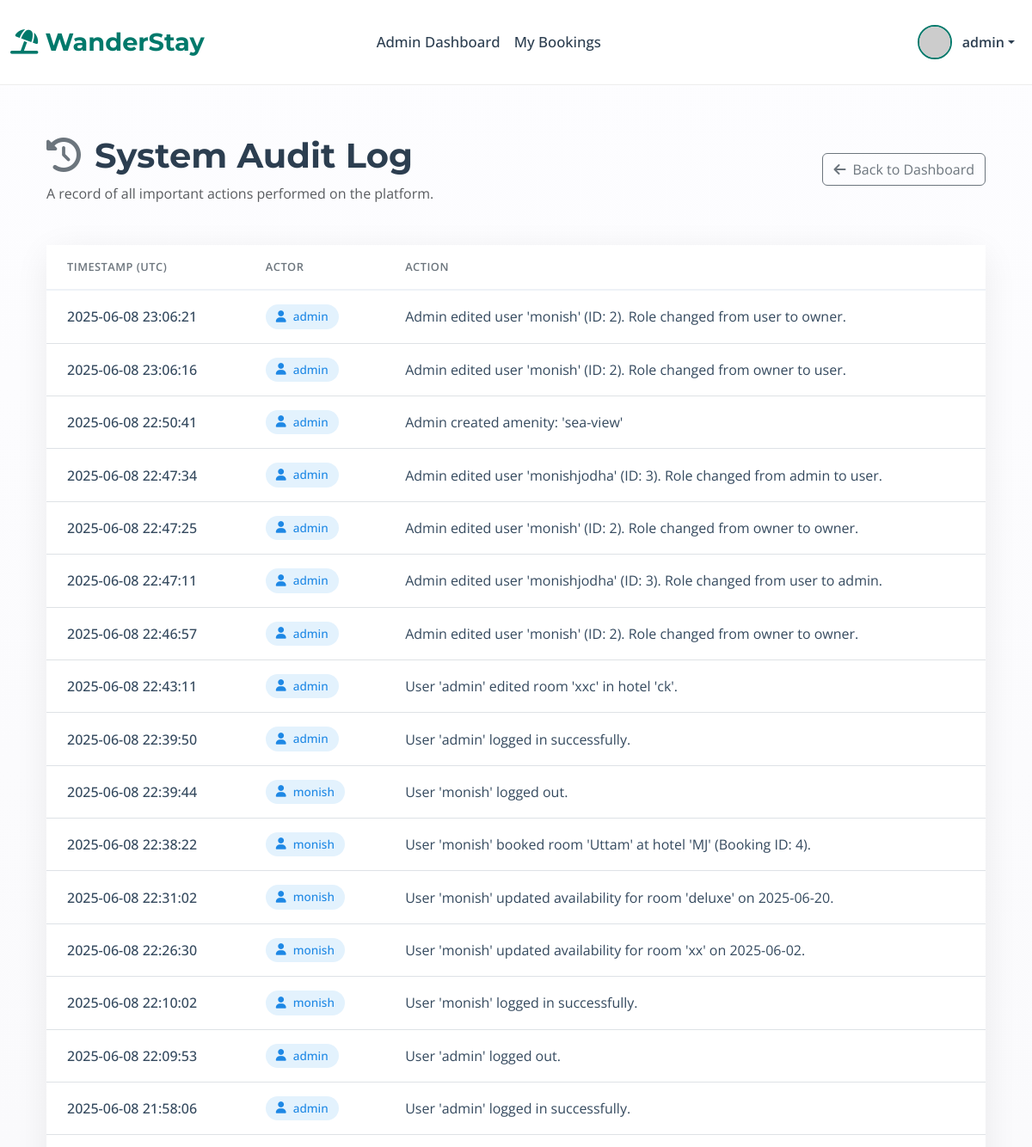
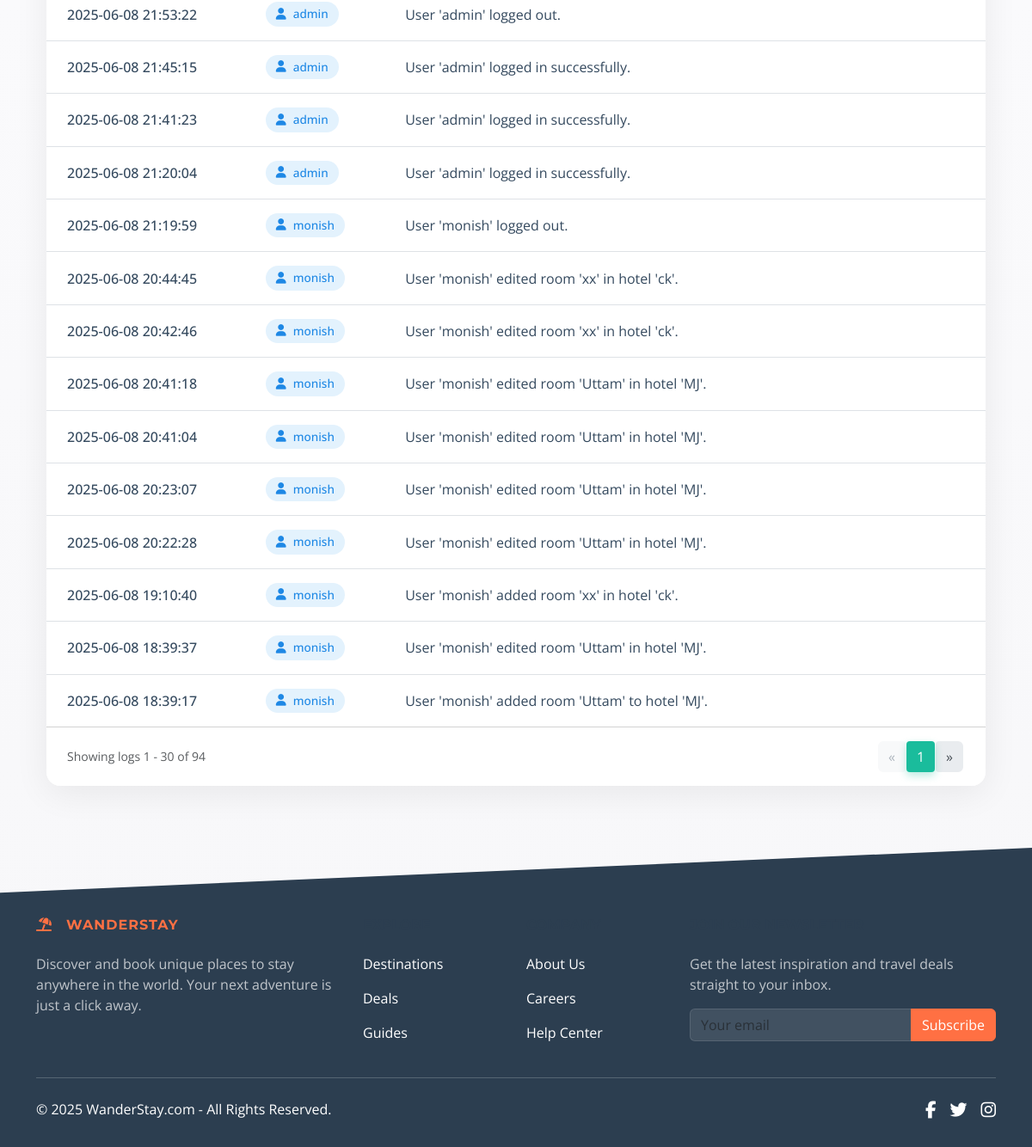
The app's page /admin/audit_log (signed in), older data (2 pictures, top to bottom).
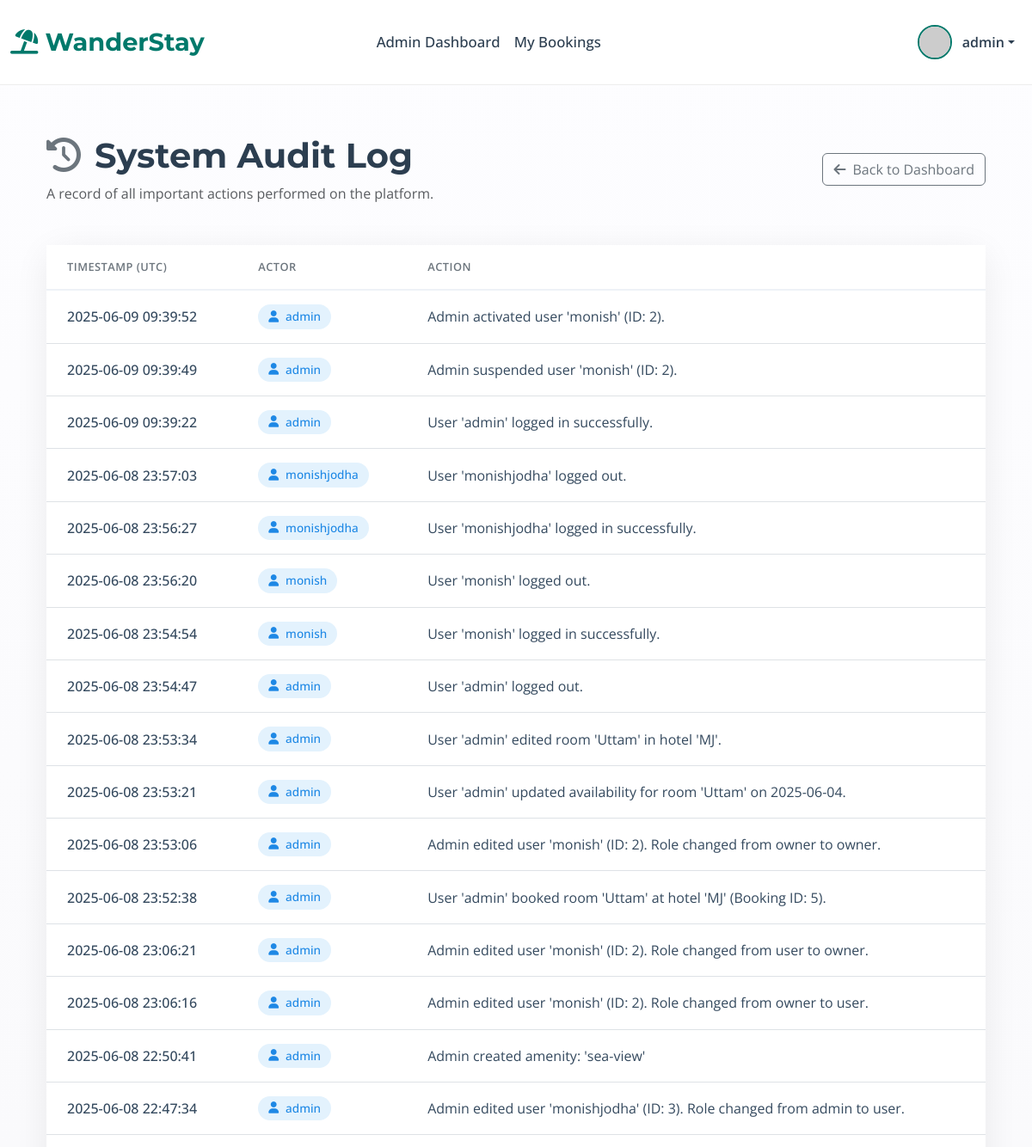
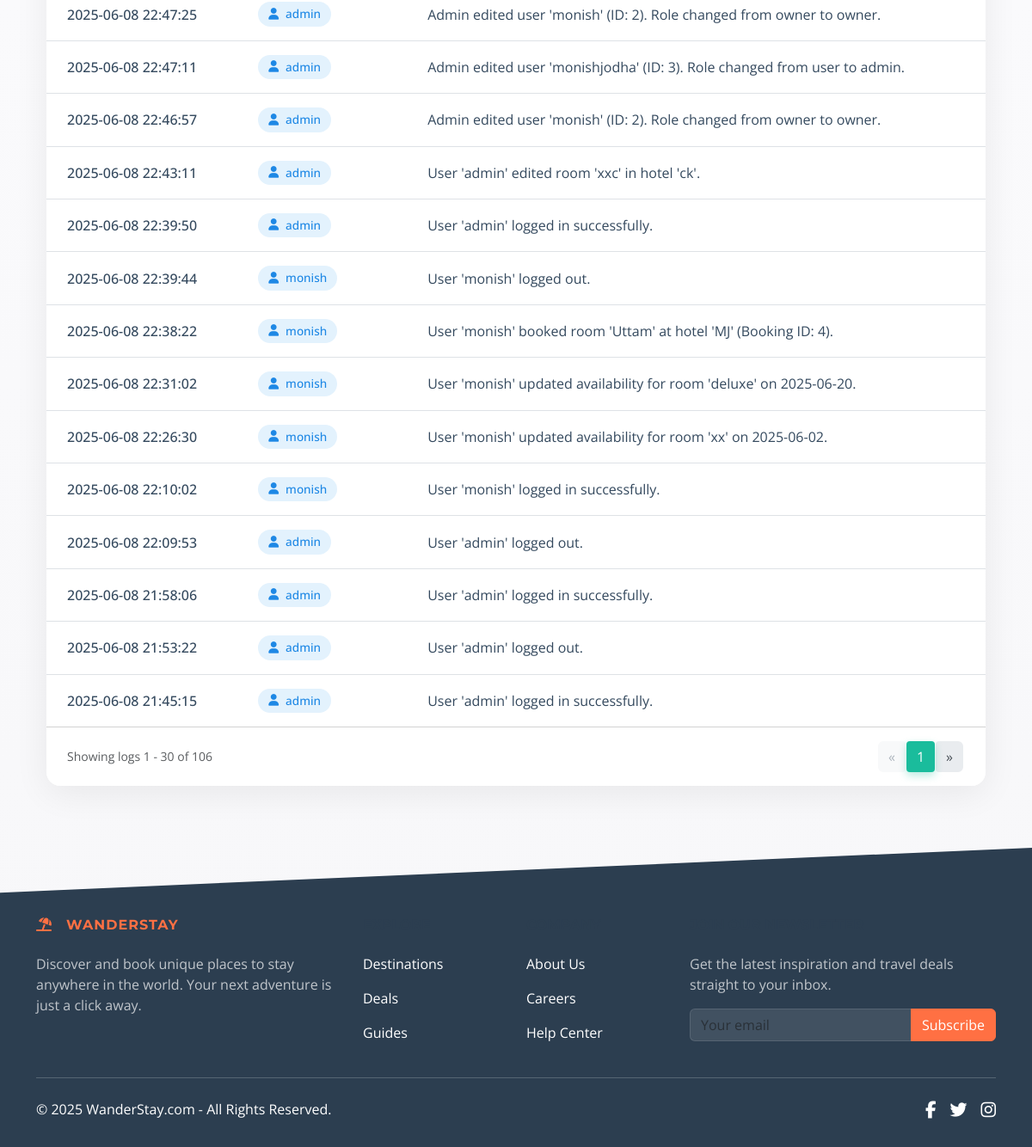
The same page, newer data (2 pictures, top to bottom).
### app.py (models this page shows, shortened)
class AuditLog(db.Model):
    id = db.Column(db.Integer, primary_key=True)
    user_id = db.Column(db.Integer, db.ForeignKey('user.id'))
    timestamp = db.Column(db.DateTime, default=datetime.utcnow)
    action = db.Column(db.String(255), nullable=False)

class User(UserMixin, db.Model):
    id = db.Column(db.Integer, primary_key=True)
    username = db.Column(db.String(80), unique=True, nullable=False)
    email = db.Column(db.String(120), unique=True, nullable=False)
    password_hash = db.Column(db.String(200), nullable=False)
    role = db.Column(db.String(20), nullable=False, default='user')
    is_active = db.Column(db.Boolean, default=True, nullable=False)
    created_at = db.Column(db.DateTime, default=datetime.utcnow)
    hotels_owned = db.relationship('Hotel', backref='owner_user', lazy=True, foreign_keys='Hotel.owner_id', cascade="all, delete-orphan")
    bookings = db.relationship('Booking', backref='booker', lazy=True, foreign_keys='Booking.user_id', cascade="all, delete-orphan")
    wishlist_items = db.relationship('Wishlist', backref='user', lazy='dynamic', cascade='all, delete-orphan')
    audit_logs = db.relationship('AuditLog', backref='actor', lazy=True, foreign_keys='AuditLog.user_id')
    hotels = db.relationship('Hotel', back_populates='owner', lazy=True, cascade="all, delete-orphan")

### app.py (the view)
@app.route('/admin/audit_log')
@role_required('admin')
def admin_audit_log():
    page = request.args.get('page', 1, type=int)
    logs = AuditLog.query.order_by(desc(AuditLog.timestamp)).paginate(page=page, per_page=30)
    return render_template('admin_audit_log.html', logs=logs)

### app.py (called while the page is built)
@login_manager.user_loader
def load_user(user_id):
    user = User.query.get(int(user_id))
    if user and user.is_active:
        return user
    return None

def role_required(role_name):
    def decorator(f):
        @wraps(f)
        @login_required
        def decorated_function(*args, **kwargs):
            roles = role_name if isinstance(role_name, list) else [role_name]
            if current_user.role not in roles:
                flash(f"Access Denied: You need one of the following roles: {', '.join(roles)}.", "danger")
                return redirect(url_for('index'))
            return f(*args, **kwargs)
        return decorated_function
    return decorator

@app.context_processor
def utility_processor():
    def is_hotel_in_wishlist(hotel_id):
        if current_user.is_authenticated:
            return Wishlist.query.filter_by(user_id=current_user.id, hotel_id=hotel_id).first() is not None
        return False
    return dict(is_hotel_in_wishlist=is_hotel_in_wishlist)

### templates/admin_audit_log.html (shortened to what the changed rows need)
{% extends "base.html" %}
{% block content %}
<div class="container my-5">
    <div class="d-flex justify-content-between align-items-center mb-5">
        <div>
            <h1 class="display-6 fw-bold" style="color: #2c3e50;"><i class="fas fa-history me-3 text-secondary"></i>System Audit Log</h1>
        </div>
    </div>
    <div class="card" style="border: none; border-radius: 16px; box-shadow: 0 8px 40px rgba(0,0,0,0.07);">
        <div class="card-body p-0">
            <div class="table-responsive">
                <table class="table table-hover align-middle mb-0">
                    <thead>
                        <tr>
                            <th style="padding: 1rem 1.5rem;">Timestamp (UTC)</th>
                            <th style="padding: 1rem 1.5rem;">Actor</th>
                            <th style="padding: 1rem 1.5rem;">Action</th>
                        </tr>
                    </thead>
                    <tbody>
                        {% for log in logs.items %}
                        <tr style="border-top: 1px solid #f1f3f5;">
                            <td style="padding: 1rem 1.5rem;">
                                <div style="color: #34495e; font-weight: 500;">{{ log.timestamp.strftime('%Y-%m-%d %H:%M:%S') }}</div>
                            </td>
                            <td style="padding: 1rem 1.5rem;">
                                {% if log.actor %}
                                    <span class="actor-pill" style="background-color: #e3f2fd; color: #1e88e5;">
                                        <i class="fas fa-user me-2"></i>{{ log.actor.username }}
                                    </span>
                                {% else %}
                                    <span class="actor-pill" style="background-color: #e9ecef; color: #495057;">
                                        <i class="fas fa-cogs me-2"></i>System
                                    </span>
                                {% endif %}
                            </td>
                            <td style="padding: 1rem 1.5rem;">
                                <span style="color: #34495e;">{{ log.action }}</span>
                            </td>
                        </tr>
                        {% else %}
                        <tr>
                            <td colspan="3" class="text-center p-5 text-muted">
                                There are no audit logs to display.
                            </td>
                        </tr>
                        {% endfor %}
                    </tbody>
                </table>
            </div>
        </div>
        {% if logs.pages > 1 %}
        <div class="card-footer bg-white d-flex justify-content-between align-items-center" style="border-radius: 0 0 16px 16px; padding: 1rem 1.5rem;">
            <span class="text-muted small">
                Showing logs {{ logs.first }} - {{ logs.last }} of {{ logs.total }}
            </span>
            <nav aria-label="Audit Log Pagination">
                <ul class="pagination mb-0">
                    <li class="page-item {% if not logs.has_prev %}disabled{% endif %}">
                        <a class="page-link" href="{{ url_for('admin_audit_log', page=logs.prev_num) if logs.has_prev else '#' }}" aria-label="Previous">
                            <span aria-hidden="true">«</span>
                        </a>
                    </li>
                    <li class="page-item active" aria-current="page">
                        <span class="page-link">{{ logs.page }}</span>
                    </li>
                    <li class="page-item {% if not logs.has_next %}disabled{% endif %}">
                        <a class="page-link" href="{{ url_for('admin_audit_log', page=logs.next_num) if logs.has_next else '#' }}" aria-label="Next">
                            <span aria-hidden="true">»</span>
                        </a>
                    </li>
                </ul>
            </nav>
        </div>
        {% endif %}
    </div>
</div>
{% endblock %}

Row changes from the older to the newer data that the page shows:
no longer on this page (row unchanged): AuditLog: timestamp "2025-06-08 21:41:23", actor.username "admin", action "User 'admin' logged in successfully."
no longer on this page (row unchanged): AuditLog: timestamp "2025-06-08 21:20:04", actor.username "admin", action "User 'admin' logged in successfully."
no longer on this page (row unchanged): AuditLog: timestamp "2025-06-08 21:19:59", actor.username "monish", action "User 'monish' logged out."
no longer on this page (row unchanged): AuditLog: timestamp "2025-06-08 20:44:45", actor.username "monish", action "User 'monish' edited room 'xx' in hotel 'ck'."
no longer on this page (row unchanged): AuditLog: timestamp "2025-06-08 20:42:46", actor.username "monish", action "User 'monish' edited room 'xx' in hotel 'ck'."
no longer on this page (row unchanged): AuditLog: timestamp "2025-06-08 20:41:18", actor.username "monish", action "User 'monish' edited room 'Uttam' in hotel 'MJ'."
no longer on this page (row unchanged): AuditLog: timestamp "2025-06-08 20:41:04", actor.username "monish", action "User 'monish' edited room 'Uttam' in hotel 'MJ'."
no longer on this page (row unchanged): AuditLog: timestamp "2025-06-08 20:23:07", actor.username "monish", action "User 'monish' edited room 'Uttam' in hotel 'MJ'."
no longer on this page (row unchanged): AuditLog: timestamp "2025-06-08 20:22:28", actor.username "monish", action "User 'monish' edited room 'Uttam' in hotel 'MJ'."
no longer on this page (row unchanged): AuditLog: timestamp "2025-06-08 19:10:40", actor.username "monish", action "User 'monish' added room 'xx' in hotel 'ck'."
no longer on this page (row unchanged): AuditLog: timestamp "2025-06-08 18:39:37", actor.username "monish", action "User 'monish' edited room 'Uttam' in hotel 'MJ'."
no longer on this page (row unchanged): AuditLog: timestamp "2025-06-08 18:39:17", actor.username "monish", action "User 'monish' added room 'Uttam' to hotel 'MJ'."
added AuditLog: timestamp "2025-06-09 09:39:52", actor.username "admin", action "Admin activated user 'monish' (ID: 2)."
added AuditLog: timestamp "2025-06-09 09:39:49", actor.username "admin", action "Admin suspended user 'monish' (ID: 2)."
added AuditLog: timestamp "2025-06-09 09:39:22", actor.username "admin", action "User 'admin' logged in successfully."
added AuditLog: timestamp "2025-06-08 23:57:03", actor.username "monishjodha", action "User 'monishjodha' logged out."
added AuditLog: timestamp "2025-06-08 23:56:27", actor.username "monishjodha", action "User 'monishjodha' logged in successfully."
added AuditLog: timestamp "2025-06-08 23:56:20", actor.username "monish", action "User 'monish' logged out."
added AuditLog: timestamp "2025-06-08 23:54:54", actor.username "monish", action "User 'monish' logged in successfully."
added AuditLog: timestamp "2025-06-08 23:54:47", actor.username "admin", action "User 'admin' logged out."
added AuditLog: timestamp "2025-06-08 23:53:34", actor.username "admin", action "User 'admin' edited room 'Uttam' in hotel 'MJ'."
added AuditLog: timestamp "2025-06-08 23:53:21", actor.username "admin", action "User 'admin' updated availability for room 'Uttam' on 2025-06-04."
added AuditLog: timestamp "2025-06-08 23:53:06", actor.username "admin", action "Admin edited user 'monish' (ID: 2). Role changed from owner to owner."
added AuditLog: timestamp "2025-06-08 23:52:38", actor.username "admin", action "User 'admin' booked room 'Uttam' at hotel 'MJ' (Booking ID: 5)."
Text that changed along with them:
{{ logs.total }}: "94" → "106"
